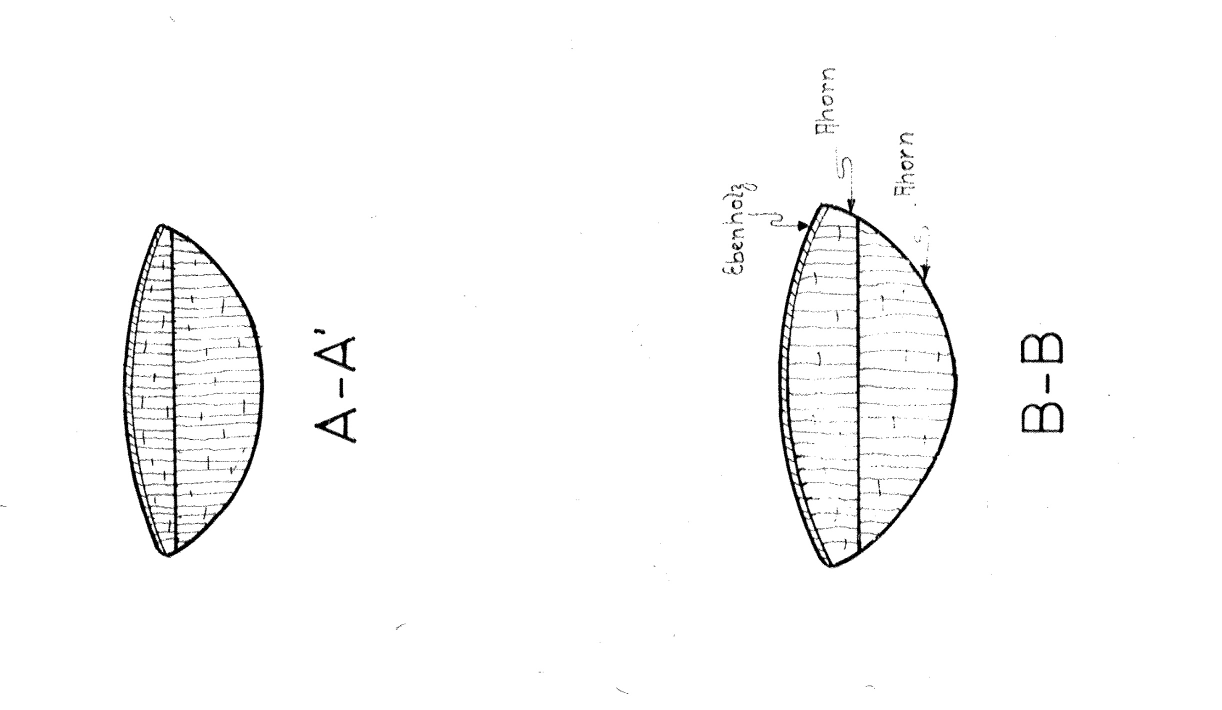
#> input picture colichon-treble.jpg, 2444 x 1420 px (shown at 1/2 size)
$ python analyse_colichon.py
#> lines starting #> are read from the running program, lines starting #| are printed output that depends on the picture; after the words box and inside, x2 and y2 are one past the last pixel; in counts of white or black regions, pixels touching at a corner belong together
#!/usr/bin/env python3
"""Trace the Colichon treble and bass fingerboard sections and compare underside curves.

Unlike the Meares sections these end in a sharp corner: the underside runs up to
meet the playing surface at an angle, with no vertical side and no roll-over.
Coordinates: x across the width, y towards the playing surface, origin midway
between the two corners. The bass sheet is dimensioned, so it is also reported in
millimetres; the treble sheet carries no scale and stays in width units.
"""
from pathlib import Path
import csv
import json

import numpy as np
from PIL import Image
from scipy import ndimage
from scipy.optimize import least_squares
from scipy.spatial import cKDTree
import matplotlib
matplotlib.use('Agg')
import matplotlib.pyplot as plt

ROOT = Path(__file__).resolve().parents[1]
OUT = ROOT / 'analysis'
TOP, BOTTOM, ARC, SUPER, PARA = '#007d91', '#bd5426', '#a26700', '#6d43a0', '#1b7f4b'

# crop: (left, top, right, bottom) in source pixels.
# width_axis: image axis the fingerboard width runs along; top_side: where the
# playing surface lies on the other axis. erase: rectangles (source pixels) blanked
# before tracing to detach labels and arrow shafts. gaps: spans along the width
# axis (source pixels) where an arrowhead or tick touches the outline; these are
# interpolated and flagged in the CSV. corners: on the bass sketch arrows and
# ticks sit on both corners, so the corners are located by eye (source pixels,
# about +-1 px) and the gaps beside them are interpolated to those points.
CONFIG = {
    'colichon-treble-a': dict(
        file='colichon-treble.jpg', instrument='treble', label="A-A'",
        crop=(225, 430, 560, 1130), width_axis='y', top_side='low',
        erase=[], gaps=dict(top=[], bottom=[])),
    'colichon-treble-b': dict(
        file='colichon-treble.jpg', instrument='treble', label='B-B',
        crop=(1530, 380, 1940, 1160), width_axis='y', top_side='low',
        erase=[(1500, 340, 1602, 470), (1690, 340, 1715, 421), (1780, 340, 1990, 420),
               (1815, 420, 1990, 495), (1842, 495, 1990, 530)],
        gaps=dict(top=[(436, 468)], bottom=[(526, 564)])),
    'colichon-bass-1': dict(
        file='colichon-bass.jpg', instrument='bass', label='61.5 wide',
        crop=(251, 70, 623, 222), width_axis='x', top_side='low',
        corners=((252, 111), (621, 115)),
        width_mm=61.5, thickness_mm=21.0, edge_mm=(3.5, 3.5),
        erase=[(617, 50, 700, 110)],
        gaps=dict(top=[(251, 256), (440, 468), (612, 623)], bottom=[(251, 258), (428, 452), (606, 623)])),
    'colichon-bass-2': dict(
        file='colichon-bass.jpg', instrument='bass', label='74.5 wide',
        crop=(215, 1255, 657, 1462), width_axis='x', top_side='low',
        corners=((217, 1325), (654, 1327)),
        width_mm=74.5, thickness_mm=29.6, edge_mm=(6.0, 6.5),
        erase=[(205, 1355, 229, 1364), (643, 1355, 680, 1364), (642, 1362, 680, 1400),
               (646, 1230, 720, 1318)],
        gaps=dict(top=[(215, 222), (438, 456), (646, 657)], bottom=[(215, 222), (420, 442), (648, 657)])),
}


def trace(cfg, threshold=140):
    im = np.array(Image.open(ROOT / cfg['file']).convert('L'))
    ink = im < threshold
    for l, t, r, b in cfg['erase']:
        ink[t:b, l:r] = False
    l, t, r, b = cfg['crop']
    window = np.zeros_like(ink)
    window[t:b, l:r] = ink[t:b, l:r]
    labels, count = ndimage.label(window, structure=np.ones((3, 3)))
    sizes = ndimage.sum(window, labels, range(1, count + 1))
    ys, xs = np.where(labels == 1 + int(np.argmax(sizes)))
    # u runs along the width, v towards the playing surface.
    u, w = (ys, xs) if cfg['width_axis'] == 'y' else (xs, ys)
    v = -w if cfg['top_side'] == 'low' else w
    anchors = None
    if 'corners' in cfg:
        anchors = np.array([(c[0], -c[1]) if cfg['top_side'] == 'low' else c for c in cfg['corners']], float)
        us = np.arange(int(anchors[0, 0]), int(anchors[1, 0]) + 1)
    else:
        us = np.arange(u.min(), u.max() + 1)
    top = np.array([v[u == a].max() if np.any(u == a) else np.nan for a in us], float)
    bottom = np.array([v[u == a].min() if np.any(u == a) else np.nan for a in us], float)
    observed, traced = {}, {}
    for name, values in [('top', top), ('bottom', bottom)]:
        ok = np.isfinite(values)
        for a, c in cfg['gaps'][name]:
            ok &= ~((us >= a) & (us <= c))
        observed[name] = ok
        known_u, known_v = us[ok], values[ok]
        if anchors is not None:
            known_u = np.r_[anchors[0, 0], known_u, anchors[1, 0]]
            known_v = np.r_[anchors[0, 1], known_v, anchors[1, 1]]
        traced[name] = ndimage.median_filter(np.interp(us, known_u, known_v), 3, mode='nearest')
    top, bottom = traced['top'], traced['bottom']
    # The corners are the ends of the envelope. Rotate rigidly so both sit at y = 0.
    tips = (anchors if anchors is not None else
            np.array([[us[0], (top[0] + bottom[0]) / 2], [us[-1], (top[-1] + bottom[-1]) / 2]]))
    axis = tips[1] - tips[0]
    width = float(np.linalg.norm(axis))
    axis /= width
    normal = np.array([-axis[1], axis[0]])
    mid = tips.mean(axis=0)
    out = {}
    for name, values in [('top', top), ('bottom', bottom)]:
        p = np.c_[us, values] - mid
        out[name] = np.c_[p @ axis, p @ normal] / width
    return dict(image=im, us=us, top_px=top, bottom_px=bottom, width_px=width,
                tilt_degrees=float(np.degrees(np.arctan2(axis[1], axis[0]))),
                observed=observed, **out)


def nearest(points, curve):
    return cKDTree(curve).query(points)[0]


def rms(values):
    return float(np.sqrt(np.mean(np.square(values))))


def arc(depth, samples=4000, sign=-1):
    """Circular arc through both corners (+-0.5, 0) with the given sagitta."""
    radius = (.25 + depth ** 2) / (2 * depth)
    x = np.linspace(-.5, .5, samples)
    return np.c_[x, sign * (np.sqrt(radius ** 2 - x ** 2) - (radius - depth))], radius


def clipped_superellipse(a, b, n, samples=6000):
    """Lower part of (x/a)^n + ((y-y0)/b)^n = 1 cut off at the corners (+-0.5, 0).

    a > 0.5: the corners lie inside the full curve's width, so it arrives at an
    angle instead of the vertical tangent the Meares model relies on.
    """
    x = np.linspace(-.5, .5, samples)
    shape = lambda q: b * (1 - np.abs(q / a) ** n) ** (1 / n)
    return np.c_[x, -(shape(x) - shape(.5))]


def fit_underside(points, width_px):
    depth0 = float(-points[:, 1].min())
    inner = np.abs(points[:, 0]) <= .3
    fits = {}

    def record(name, curve, **extra):
        d = nearest(points, curve) * width_px
        slope = (curve[-1, 1] - curve[-40, 1]) / (curve[-1, 0] - curve[-40, 0])
        fits[name] = dict(rms_px=rms(d), rms_px_central_60=rms(d[inner]), rms_px_outer=rms(d[~inner]),
                          max_px=float(d.max()), depth_over_width=float(-curve[:, 1].min()),
                          corner_angle_from_chord_degrees=float(np.degrees(np.arctan(slope))), **extra)
        return curve

    f = least_squares(lambda p: nearest(points, arc(p[0])[0]), [depth0], bounds=([.05], [.49]))
    curves = {'circular_arc': record('circular_arc', arc(f.x[0])[0], radius_over_width=float(arc(f.x[0])[1]))}
    f = least_squares(lambda p: nearest(points, clipped_superellipse(*p)), [.6, depth0 * 1.3, 1.8],
                      bounds=([.5, .05, 1.02], [3, 3, 6]))
    curves['clipped_superellipse'] = record('clipped_superellipse', clipped_superellipse(*f.x),
                                            half_width_a_over_width=float(f.x[0]),
                                            semi_depth_b_over_width=float(f.x[1]), exponent_n=float(f.x[2]))
    # a = 0.5 puts the superellipse's own widest point on the top corner. That is
    # the Studio's Meares model with no corner rounding and no flat side, so these
    # three say how far the existing generator is from Colichon.
    f = least_squares(lambda p: nearest(points, clipped_superellipse(.5, *p)), [depth0, 1.8],
                      bounds=([.05, 1.02], [3, 6]))
    curves['full_width_superellipse'] = record('full_width_superellipse', clipped_superellipse(.5, *f.x),
                                               half_width_a_over_width=.5, exponent_n=float(f.x[1]))
    for n in (1.69, 2.0):
        f = least_squares(lambda p: nearest(points, clipped_superellipse(.5, p[0], n)), [depth0], bounds=([.05], [3]))
        key = f'full_width_superellipse_n_{n:g}'
        curves[key] = record(key, clipped_superellipse(.5, f.x[0], n), half_width_a_over_width=.5, exponent_n=n)
    return fits, curves


def fit_top(points, width_px):
    f = least_squares(lambda p: nearest(points, arc(p[0], sign=1)[0]), [float(points[:, 1].max())],
                      bounds=([.01], [.4]))
    curve, radius = arc(f.x[0], sign=1)
    return dict(rise_over_width=float(f.x[0]), radius_over_width=float(radius),
                rms_px=rms(nearest(points, curve) * width_px)), curve


def main():
    plt.rcParams.update({'font.family': 'DejaVu Sans', 'font.size': 10,
                         'axes.spines.top': False, 'axes.spines.right': False})
    fig, axes = plt.subplots(len(CONFIG), 3, figsize=(15, 4.2 * len(CONFIG)),
                             gridspec_kw={'width_ratios': [1, 2, 1.1]})
    report = {}
    for row, (name, cfg) in enumerate(CONFIG.items()):
        z = trace(cfg)
#> in trace, `ink = im < threshold`:
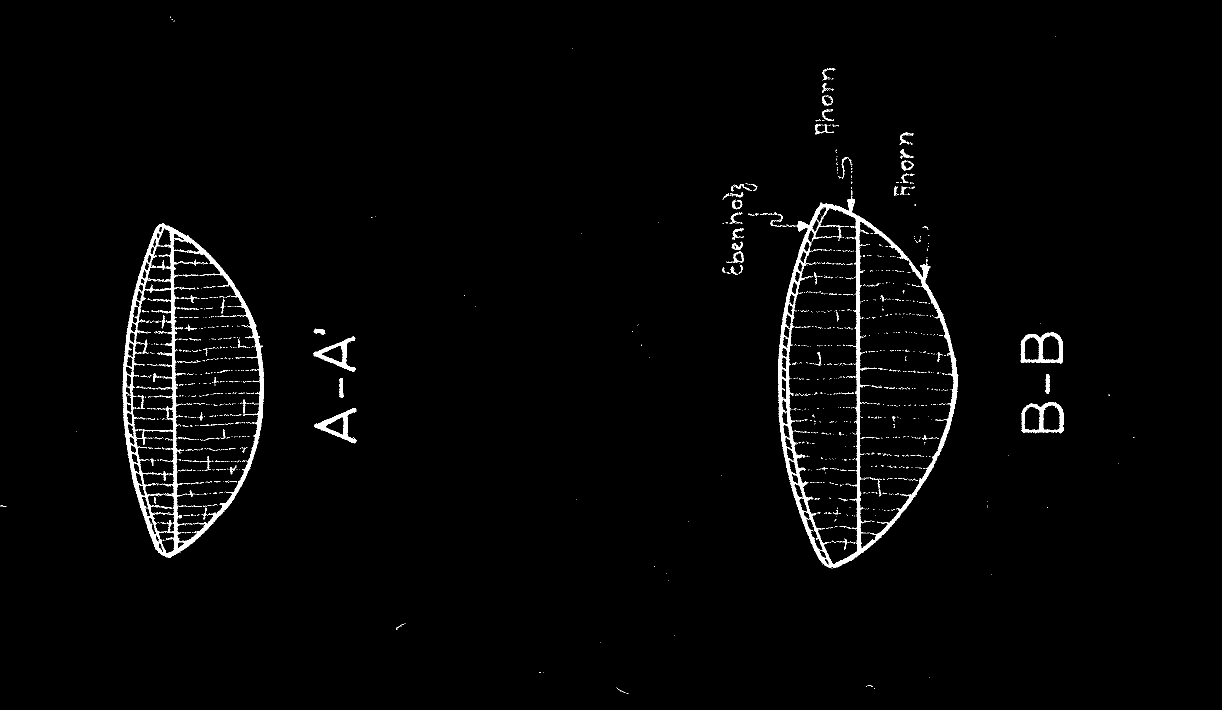
#> ink: shape (1420, 2444) bool (shown at 1/2 size); 1.8% white; 1440 white regions (1336 under 20 px), largest, box (x1, y1, x2, y2) and area: (1556, 398, 1916, 1136) 22582, (244, 447, 528, 1116) 21804, (2041, 664, 2126, 727) 1901
#> in trace, `labels, count = ndimage.label(window, structure=np.ones((3, 3)))`:
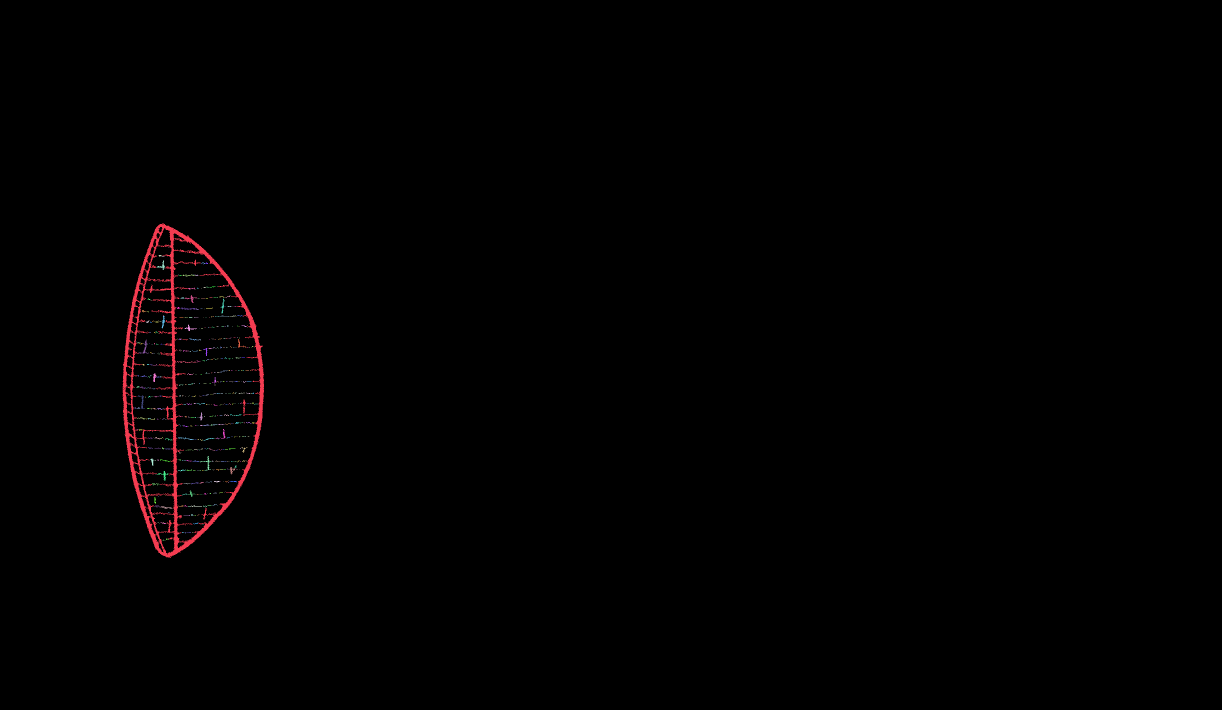
#> labels: shape (1420, 2444) int32 (shown at 1/2 size); 500 distinct labels, from 0 to 499; one colour per label, 0 black
#> in trace, `labels, count = ndimage.label(window, structure=np.ones((3, 3)))`: count = 499
#> in trace, `sizes = ndimage.sum(window, labels, range(1, count + 1))`: sizes = 499 values, max 21804 at index 0, min 1 at index 1, mean 52.53
#> in trace, `top = np.array([v[u == a].max() if np.any(u == a) else np.nan for a in..`: top = 669 values, max -244 at index 330, min -335 at index 668, mean -269.7
#> in trace, `bottom = np.array([v[u == a].min() if np.any(u == a) else np.nan for a..`: bottom = 669 values, max -327 at index 0, min -527 at index 301, mean -473.6
#> the loop in trace, `for name, values in [('top', top), ('bottom', bottom)]:` made 2 passes
#> name on passes 1 to 2: 'top', 'bottom'
#> after the loop in trace, `for name, values in [('top', top), ('bottom', bottom)]:`: observed = 2 items
#> in trace, `top, bottom = traced['top'], traced['bottom']`: top = 669 values, max -245 at index 326, min -335 at index 668, mean -269.7
#> in trace, `tips = (anchors if anchors is not None else np.array([[us[0], (top[0] ..`: tips = [[447, -325.5], [1115, -337.5]]
#> in trace, `axis = tips[1] - tips[0]`: axis = [668, -12]
#> in trace, `width = float(np.linalg.norm(axis))`: width = 668.1
#> in trace, `axis /= width`: axis = [1, -0.018]
#> in trace, `normal = np.array([-axis[1], axis[0]])`: normal = [0.018, 1]
#> in trace, `mid = tips.mean(axis=0)`: mid = [781, -331.5]
#> after the loop in trace, `for name, values in [('top', top), ('bottom', bottom)]:`: out = 2 items
#> z = 9 items
        top, bottom, w = z['top'], z['bottom'], z['width_px']
#> top = 669 pairs, first value -0.5 to 0.5, second value 0.00224 to 0.13; bottom = 669 pairs, first value -0.5 to 0.5, second value -0.293 to -0.00224; w = 668.1
        top_fit, top_curve = fit_top(top[z['observed']['top']], w)
#> in fit_top, `f = least_squares(lambda p: nearest(points, arc(p[0], sign=1)[0]), [fl..`: f = 12 items
#> in fit_top, `curve, radius = arc(f.x[0], sign=1)`: curve = 4000 pairs, first value -0.5 to 0.5, second value 0 to 0.133; radius = 1.01
#> top_fit = {'rise_over_width': 0.133, 'radius_over_width': 1.01, 'rms_px': 4.95}; top_curve has the same summary as curve in fit_top
        fits, curves = fit_underside(bottom[z['observed']['bottom']], w)
#> in fit_underside, `depth0 = float(-points[:, 1].min())`: depth0 = 0.293
#> in fit_underside, `f = least_squares(lambda p: nearest(points, arc(p[0])[0]), [depth0], b..`: f = 12 items
#> in record, `d = nearest(points, curve) * width_px`: d = 669 values, max 6.1 at index 24, min 0.00984 at index 242, mean 2.33
#> in record, `slope = (curve[-1, 1] - curve[-40, 1]) / (curve[-1, 0] - curve[-40, 0])`: slope = 1.77
#> the loop in fit_underside, `for n in (1.69, 2.0):` made 2 passes
#> slope in record on passes 1 to 2: 4.75, 6.98
#> after the loop in fit_underside, `for n in (1.69, 2.0):`: curves = 5 items
#> fits = 5 items; curves = 5 items
        grid = np.linspace(-.5, .5, 2001)
        thickness = np.interp(grid, top[:, 0], top[:, 1]) - np.interp(grid, bottom[:, 0], bottom[:, 1])
#> thickness = 2001 values, max 0.422 at index 984, min 0.00466 at index 0, mean 0.305
        entry = dict(instrument=cfg['instrument'], section=cfg['label'], source_width_px=w,
                     source_tilt_degrees=z['tilt_degrees'],
                     top_rise_over_width=float(top[:, 1].max()),
                     underside_depth_over_width=float(-bottom[:, 1].min()),
                     maximum_thickness_over_width=float(thickness.max()),
                     playing_surface_circle=top_fit, underside_fits=fits)
#> entry = 9 items
        if 'width_mm' in cfg:
            mm = cfg['width_mm']
            entry['millimetres'] = dict(
                stated_width=mm, stated_thickness=cfg['thickness_mm'], stated_edge_heights=cfg['edge_mm'],
                traced_thickness=float(thickness.max() * mm), top_rise=float(top[:, 1].max() * mm),
                underside_depth=float(-bottom[:, 1].min() * mm),
                playing_surface_radius=top_fit['radius_over_width'] * mm,
                underside_arc_radius=fits['circular_arc']['radius_over_width'] * mm,
                px_per_mm=w / mm)
        report[name] = entry
        with (OUT / f'{name}-trace.csv').open('w', newline='') as f:
            writer = csv.writer(f)
            writer.writerow(['surface', 'x_over_width', 'y_over_width', 'observed_not_interpolated'])
            for surface in ['top', 'bottom']:
                writer.writerows((surface, f'{x:.6f}', f'{y:.6f}', int(o))
                                 for (x, y), o in zip(z[surface], z['observed'][surface]))

        ax = axes[row, 0]
        ax.imshow(z['image'], cmap='gray', vmin=0, vmax=255)
        for surface, color in [('top', TOP), ('bottom', BOTTOM)]:
            v = z[surface + '_px'] * (-1 if cfg['top_side'] == 'low' else 1)
            xy = (v, z['us']) if cfg['width_axis'] == 'y' else (z['us'], v)
            ax.plot(*xy, color=color, lw=1.1)
            gap = ~z['observed'][surface]
            ax.plot(np.asarray(xy[0])[gap], np.asarray(xy[1])[gap], '.', color='#ffcc00', ms=2.5)
        l, t, r, b = cfg['crop']
#> l = 225; t = 430; r = 560; b = 1130
        ax.set(xlim=(l - 12, r + 12), ylim=(b + 12, t - 12))
        ax.set_title(f'{name}\nyellow = interpolated', fontsize=9, loc='left')
        ax.axis('off')

        styles = [('circular_arc', ARC, '--', 'Circular arc'),
                  ('clipped_superellipse', SUPER, '-', 'Superellipse, a and n free'),
                  ('full_width_superellipse_n_2', PARA, '-.', 'Half ellipse to the corner (n = 2)'),
                  ('full_width_superellipse_n_1.69', '#c0407f', ':', 'Meares exponent to the corner (n = 1.69)')]
        for col, (xlim, ylim) in [(1, ((-.53, .53), (-.39, .17))), (2, ((.30, .52), (-.21, .03)))]:
            ax = axes[row, col]
            ax.plot(top[:, 0], top[:, 1], color=TOP, lw=2.6, alpha=.8, label='Playing-surface trace')
            ax.plot(bottom[:, 0], bottom[:, 1], color=BOTTOM, lw=2.6, alpha=.8, label='Underside trace')
            ax.plot(top_curve[:, 0], top_curve[:, 1], color='#333', lw=.9, ls='--', label='Circle through corners (top)')
            for key, color, ls, label in styles:
                ax.plot(curves[key][:, 0], curves[key][:, 1], color=color, ls=ls, lw=1.3,
                        label=f'{label} · {fits[key]["rms_px"]:.2f} px')
            ax.axhline(0, color='#c2c6ca', lw=.6)
            ax.set(xlim=xlim, ylim=ylim, xlabel='Across fingerboard / width')
            ax.set_aspect('equal'); ax.grid(alpha=.18)
        axes[row, 1].set_title(f'{cfg["instrument"]} {cfg["label"]} · thickness / width = '
                               f'{entry["maximum_thickness_over_width"]:.3f}', loc='left')
        axes[row, 1].legend(fontsize=7.5, loc='upper center', ncol=3, bbox_to_anchor=(.5, -.2))
        axes[row, 2].set_title('Right corner', loc='left')
    fig.suptitle('Colichon fingerboard sections: traces and underside candidates', fontsize=16)
    fig.tight_layout(rect=(0, 0, 1, .975), h_pad=4.5)
    fig.savefig(OUT / 'colichon-comparison.png', dpi=150)
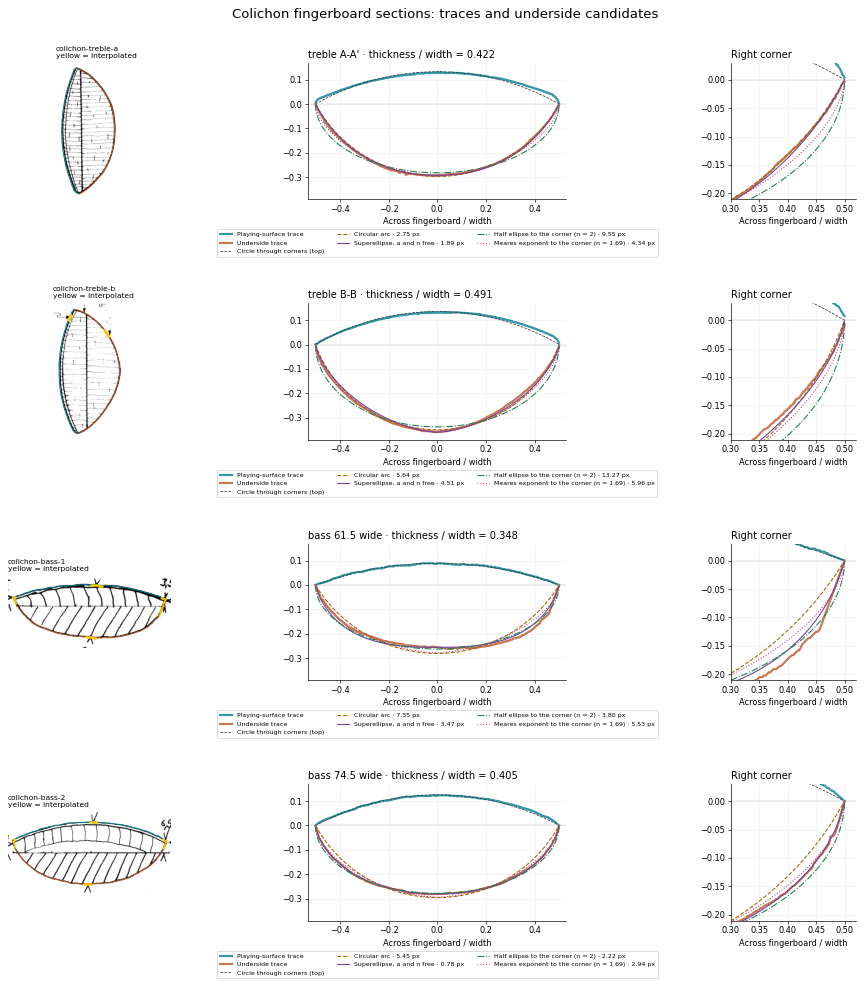
#> figure drawn by matplotlib, 12 panels; panel 2: curve peaks at x = 0.0126, y = 0.13; panel 2: curve peaks at x = -0.5, y = -0.00224; panel 2: curve peaks at x = -0.000125, y = 0.133; panel 3: curve peaks at x = 0.0126, y = 0.13
    fig.savefig(OUT / 'colichon-comparison.svg')
    (OUT / 'colichon-measurements.json').write_text(json.dumps(report, indent=2) + '\n')
    print(json.dumps(report, indent=2))
#> (printed output is left out)


if __name__ == '__main__':
    main()
